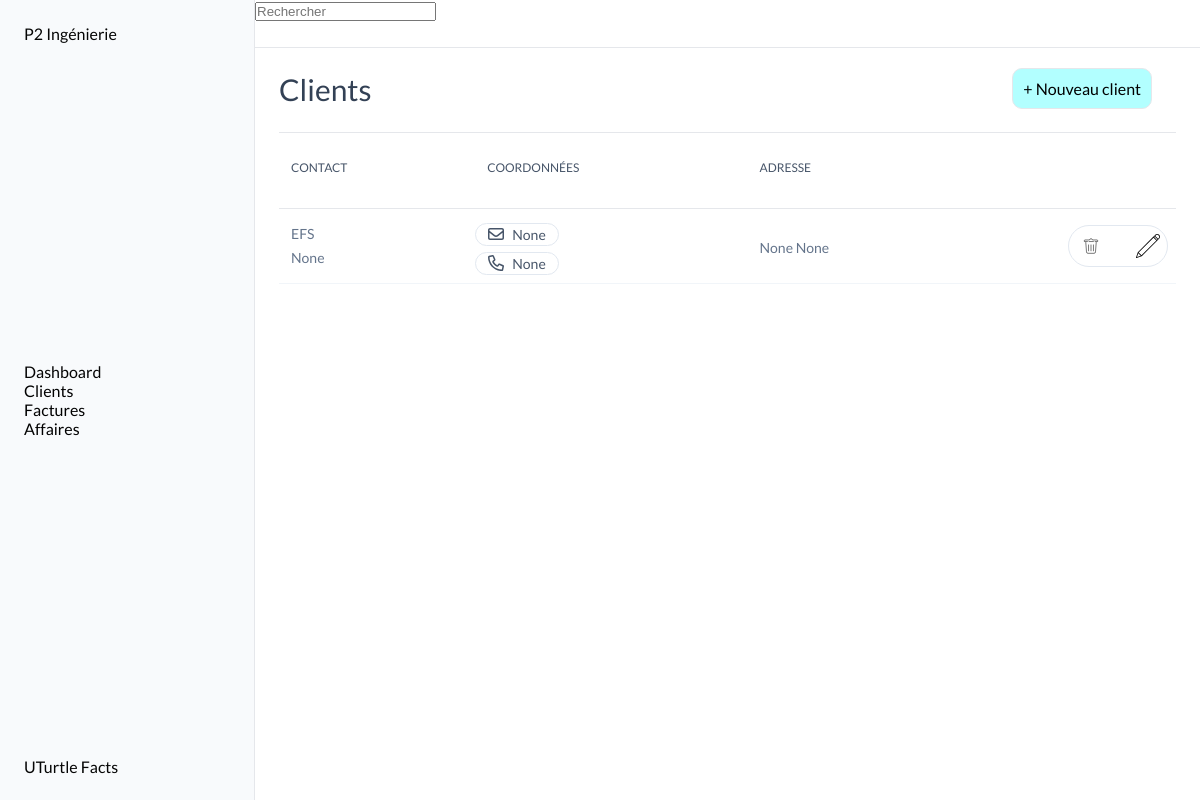
Before: /clients/ with the older database file.
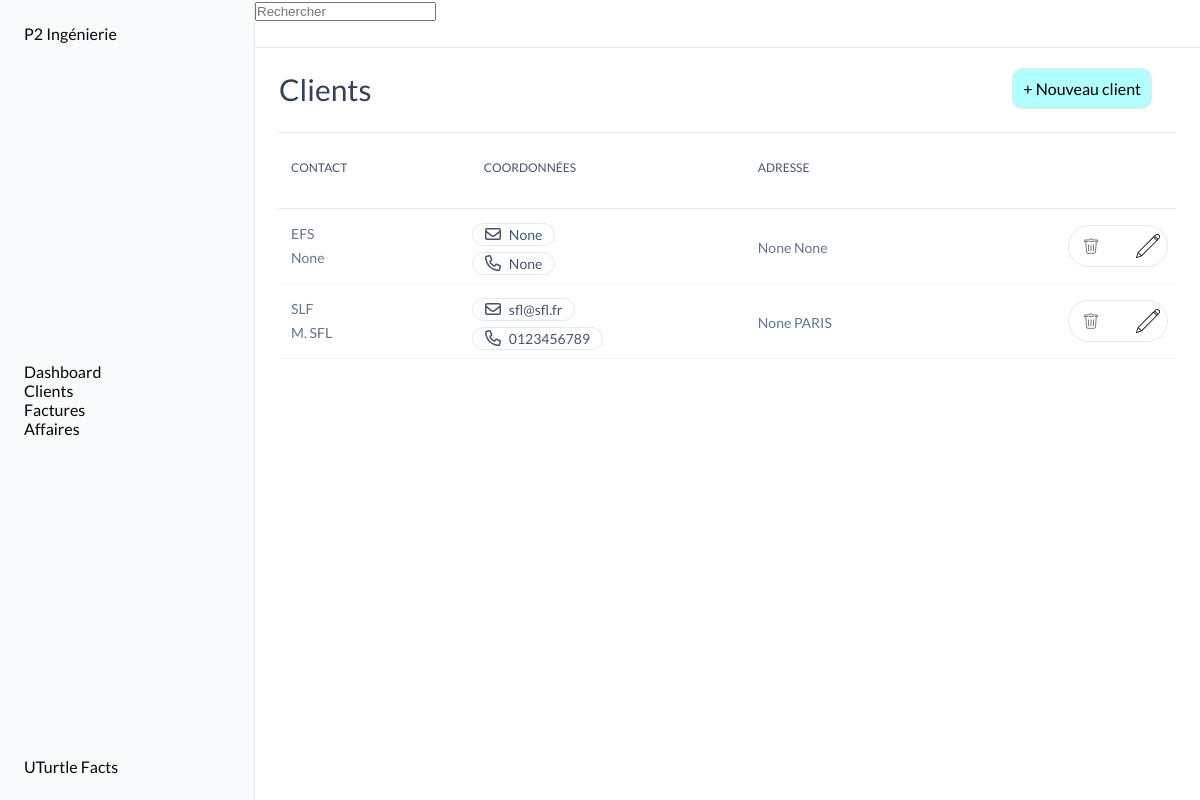
After: the same page with the newer database file.
### clients/models.py (models this page shows, shortened)
class Client(models.Model):
    entity_name = models.CharField(max_length=100)
    address = models.CharField(max_length=200, blank=True, null=True)
    zip_code = models.CharField(max_length=5, blank=True, null=True)
    city = models.CharField(max_length=100, blank=True, null=True)
    contact = models.CharField(max_length=100, blank=True, null=True)
    phone_number = models.CharField(max_length=10, blank=True, null=True)
    email = models.EmailField(blank=True, null=True)

### clients/views.py (the view)
# urls.py: path('', clients , name="clients"),
def clients(request):
    clients = Client.objects.all()
    sorted_clients = sorted(clients, key=lambda client: client.entity_name.lower())
    return render(request, 'pages/clients/clients.html', context={'clients': sorted_clients})

### templates/pages/clients/clients.html (shortened to what this page needs)
{% extends "base.html" %}
{% block content %}
<div class="title">
    <H2>Clients</H2>
    <div class="title_btn">
        <div class="new"><a href="{% url "clients:create" %}">+ Nouveau client</a></div>
    </div>
</div>
<section class="tableau">
    <table class="table">
        <thead>
            <tr>
                <th>
                    <div class="th-div">
                        <span>CONTACT</span>
                    </div>
                </th>
                <th>
                    <div class="th-div">
                        <span>COORDONNÉES</span>
                    </div>
                </th>
                <th>
                    <div class="th-div">
                        <span>ADRESSE</span>
                    </div>
                </th>
                <th>
                    <div class="th-div">
                    </div>
                </th>
            </tr>
        </thead>
        {% if clients %}
        <tbody>
            {% for client in clients %}
            <tr>
                <td clospan="1">
                    <div class="addresse">
                        <p>{{ client.entity_name }}</p>
                        <p>{{ client.contact }}</p>
                    </div>
                </td>
                <td clospan="1">
                    <div>
                        <div>
                            <a href="mailto:uturtledev@gmail.com" target="_blank" class="coordonnees">
                                <span class="span-coordonnees">{{ client.email }}</span>
                            </a>
                        </div>
                        <div class="coordonnees">
                            <span class="span-coordonnees">{{ client.phone_number }}</span>
                        </div>
                    </div>
                </td>
                <td clospan="1">
                    <div class="addresse">
                        <P>{{ client.address }}</P>
                        <P>{{ client.zip_code }} {{ client.city }}</P>
                    </div>
                </td>
                <td clospan="1">
                    <div class="actions">
                    </div>
                </td>
            </tr>
            {% endfor %}
        </tbody>
        {% endif %}
    </table>
</section>
{% endblock content %}

Changed rows visible on the page:
added Client: entity_name "SLF", contact "M. SFL", email "sfl@sfl.fr", phone_number "0123456789", zip_code "None", city "PARIS"
